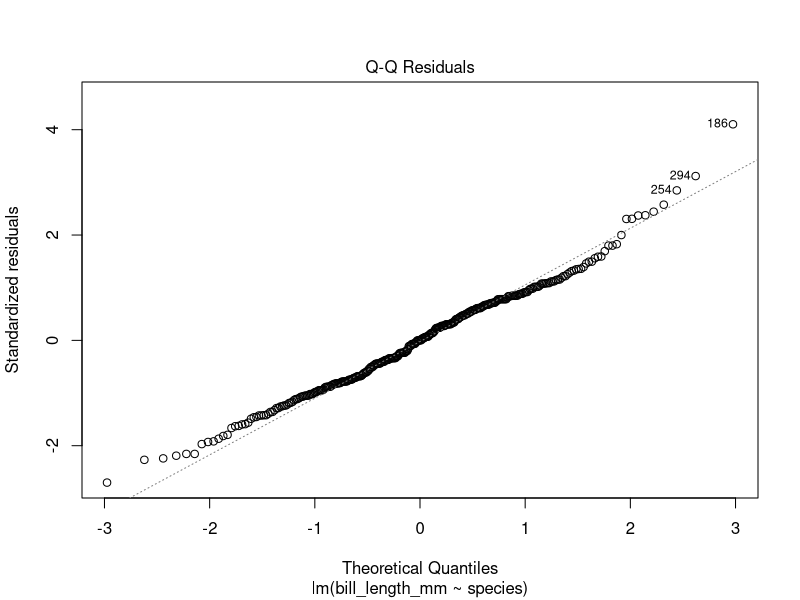
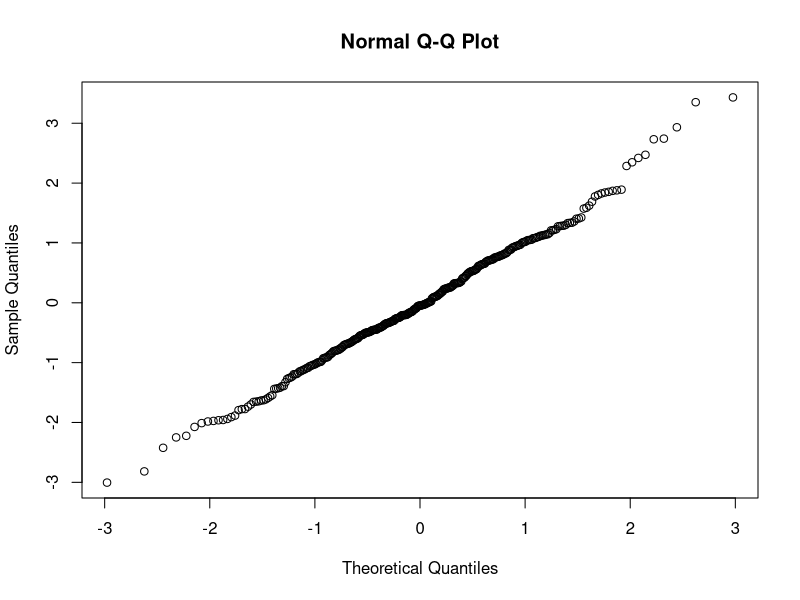
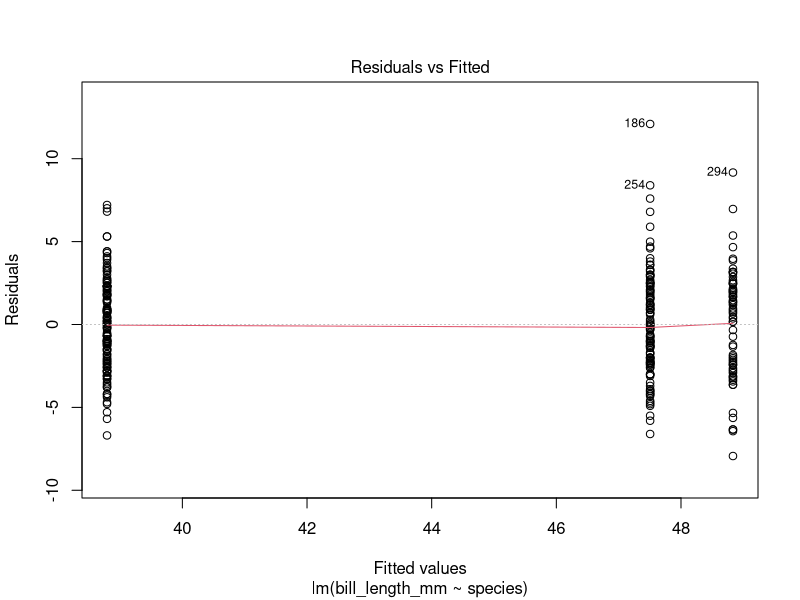
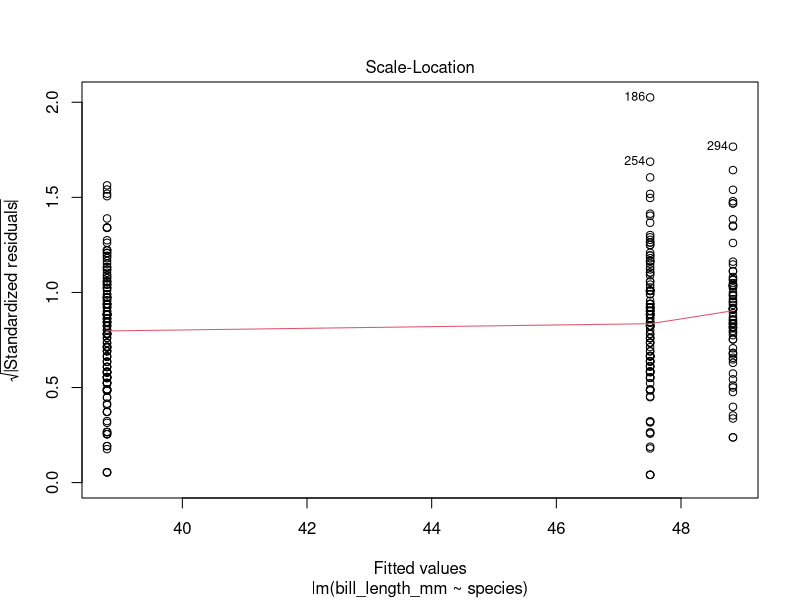
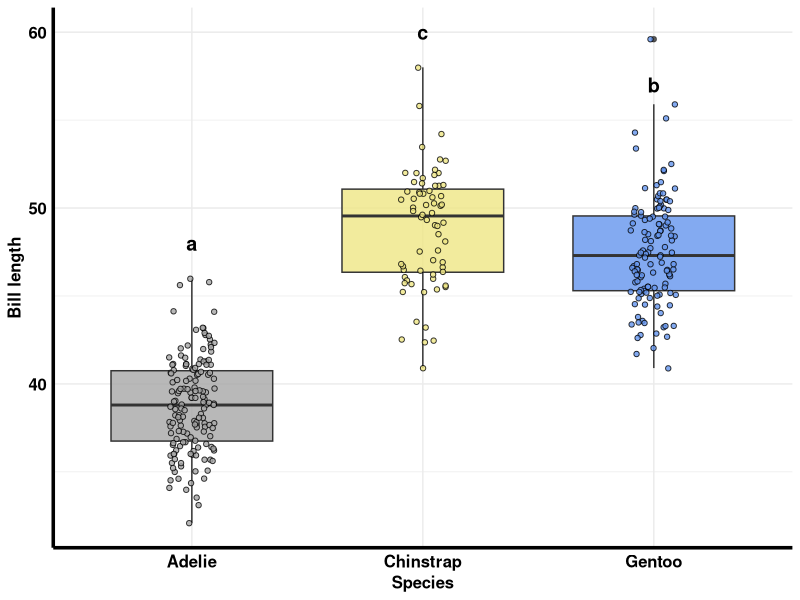

These figures' R source, in order:
## ---- chunk 1
knitr::opts_chunk$set(echo = TRUE)
## ---- chunk 2
library(emmeans) #three new packages you might need to install them 
library(multcomp)
library(multcompView)

library(ggplot2) 
library(tidyr)
library(dplyr)
library(readr)
library(readxl)
library(RColorBrewer)
library(viridis)
## ---- chunk 3
#remotes::install_github("allisonhorst/palmerpenguins") #download the data from Github.
#you might need to install the "remotes" package
library(palmerpenguins)
## ---- chunk 4
head(penguins)
str(penguins)
penguins %>% 
  group_by(species) %>% 
  count()
## ---- chunk 5
 
## ---- chunk 6
length_summary <- penguins %>% 
  filter(is.na(bill_length_mm) == F) %>% 
  group_by(species) %>% 
  summarise(
    mean = mean(bill_length_mm),
    var = var(bill_length_mm),
    sd = sd(bill_length_mm),
    n = n()
  )

head(length_summary)
## ---- chunk 7
str(penguins)
## ---- chunk 8
model_bill.length <- lm(bill_length_mm ~ species, data = penguins) 
#don't forget to specify which data using data = argument
## ---- chunk 9
plot(model_bill.length, which = 2)
## ---- chunk 10
rnorm(mean = 0, sd = 1, n = nrow(penguins)) %>% qqnorm() 
## ---- chunk 11

plot(model_bill.length, which = c(1, 3)) 

## ---- chunk 12
anova(model_bill.length)
## ---- chunk 13
estimate_bill <- emmeans(model_bill.length, pairwise ~ species)
## ---- chunk 14
estimate_bill$contrasts
## ---- chunk 15
cld(estimate_bill$emmeans, Letters = letters)
## ---- chunk 16
#I'm going to use my wisteria palette
wisteria <- c("grey65", "burlywood3", "khaki2", "plum1", "lightcyan2", "cornflowerblue", "slateblue3")
## ---- chunk 17
penguins %>% 
  ggplot(aes(x = species, y = bill_length_mm)) +
  geom_boxplot(aes(fill = species),            #You can make a box plot too!
               alpha = 0.8, width = 0.7) +      
  geom_point(aes(fill = species), shape = 21, color = "black", alpha = 0.8,
             position = position_jitter(width = 0.1, seed = 666)) +
  annotate(geom = "text",     #you can use the annotate funtion to add the letter grouping of cld
           label = c("a", "c", "b"),   
           x = c(1, 2, 3),             #you can also do this in PPT or illustrator or Inkscape 
           y = c(48, 60, 57),   
           size = 5, fontface = "bold") +
  scale_fill_manual(values = wisteria[c(1, 3, 6)]) +
  labs(x = "Species",
       y = "Bill length") +
  theme_minimal() +
  theme(legend.position = "none",
        axis.line = element_line(size = 1.2),
        text = element_text(size = 12, color = "black", face = "bold"),
        axis.text = element_text(size = 12, color = "black", face = "bold")
        )
## ---- chunk 18

## ---- chunk 19

## ---- chunk 20

## ---- chunk 21

## ---- chunk 22
